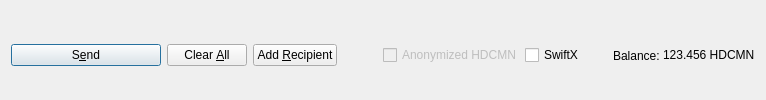
         <widget class="QFrame" name="frame_Send">
          <layout class="QHBoxLayout" name="horizontalLayout">
           <property name="bottomMargin">
            <number>0</number>
           </property>
           <item>
            <widget class="QPushButton" name="sendButton">
             <property name="minimumSize">
              <size>
               <width>150</width>
               <height>0</height>
              </size>
             </property>
             <property name="toolTip">
              <string>Confirm the send action</string>
             </property>
             <property name="text">
              <string>S&amp;end</string>
             </property>
             <property name="icon">
              <iconset resource="../hondaiscoinmn.qrc">
               <normaloff>:/icons/send</normaloff>:/icons/send</iconset>
             </property>
             <property name="autoDefault">
              <bool>false</bool>
             </property>
             <property name="default">
              <bool>true</bool>
             </property>
            </widget>
           </item>
           <item>
            <widget class="QPushButton" name="clearButton">
             <property name="sizePolicy">
              <sizepolicy hsizetype="Minimum" vsizetype="Fixed">
               <horstretch>0</horstretch>
               <verstretch>0</verstretch>
              </sizepolicy>
             </property>
             <property name="toolTip">
              <string>Clear all fields of the form.</string>
             </property>
             <property name="text">
              <string>Clear &amp;All</string>
             </property>
             <property name="icon">
              <iconset resource="../hondaiscoinmn.qrc">
               <normaloff>:/icons/remove</normaloff>:/icons/remove</iconset>
             </property>
             <property name="autoDefault">
              <bool>false</bool>
             </property>
            </widget>
           </item>
           <item>
            <widget class="QPushButton" name="addButton">
             <property name="toolTip">
              <string>Send to multiple recipients at once</string>
             </property>
             <property name="text">
              <string>Add &amp;Recipient</string>
             </property>
             <property name="icon">
              <iconset resource="../hondaiscoinmn.qrc">
               <normaloff>:/icons/add</normaloff>:/icons/add</iconset>
             </property>
             <property name="autoDefault">
              <bool>false</bool>
             </property>
            </widget>
           </item>
           <item>
            <spacer name="horizontalSpacer">
             <property name="orientation">
              <enum>Qt::Horizontal</enum>
             </property>
             <property name="sizeHint" stdset="0">
              <size>
               <width>40</width>
               <height>20</height>
              </size>
             </property>
            </spacer>
           </item>
           <item>
            <layout class="QHBoxLayout" name="horizontalLayout_2">
             <property name="spacing">
              <number>3</number>
             </property>
             <item>
              <widget class="QCheckBox" name="checkzHDCMN">
               <property name="enabled">
                <bool>false</bool>
               </property>
               <property name="text">
                <string>Anonymized HDCMN</string>
               </property>
              </widget>
             </item>
             <item>
              <widget class="QCheckBox" name="checkSwiftTX">
               <property name="enabled">
                <bool>true</bool>
               </property>
               <property name="minimumSize">
                <size>
                 <width>85</width>
                 <height>0</height>
                </size>
               </property>
               <property name="text">
                <string>SwiftX</string>
               </property>
              </widget>
             </item>
             <item>
              <widget class="QLabel" name="label">
               <property name="text">
                <string>Balance:</string>
               </property>
              </widget>
             </item>
             <item>
              <widget class="QLabel" name="labelBalance">
               <property name="sizePolicy">
                <sizepolicy hsizetype="Preferred" vsizetype="Fixed">
                 <horstretch>0</horstretch>
                 <verstretch>0</verstretch>
                </sizepolicy>
               </property>
               <property name="cursor">
                <cursorShape>IBeamCursor</cursorShape>
               </property>
               <property name="text">
                <string notr="true">123.456 HDCMN</string>
               </property>
               <property name="textInteractionFlags">
                <set>Qt::LinksAccessibleByMouse|Qt::TextSelectableByKeyboard|Qt::TextSelectableByMouse</set>
               </property>
              </widget>
             </item>
            </layout>
           </item>
          </layout>
         </widget>
